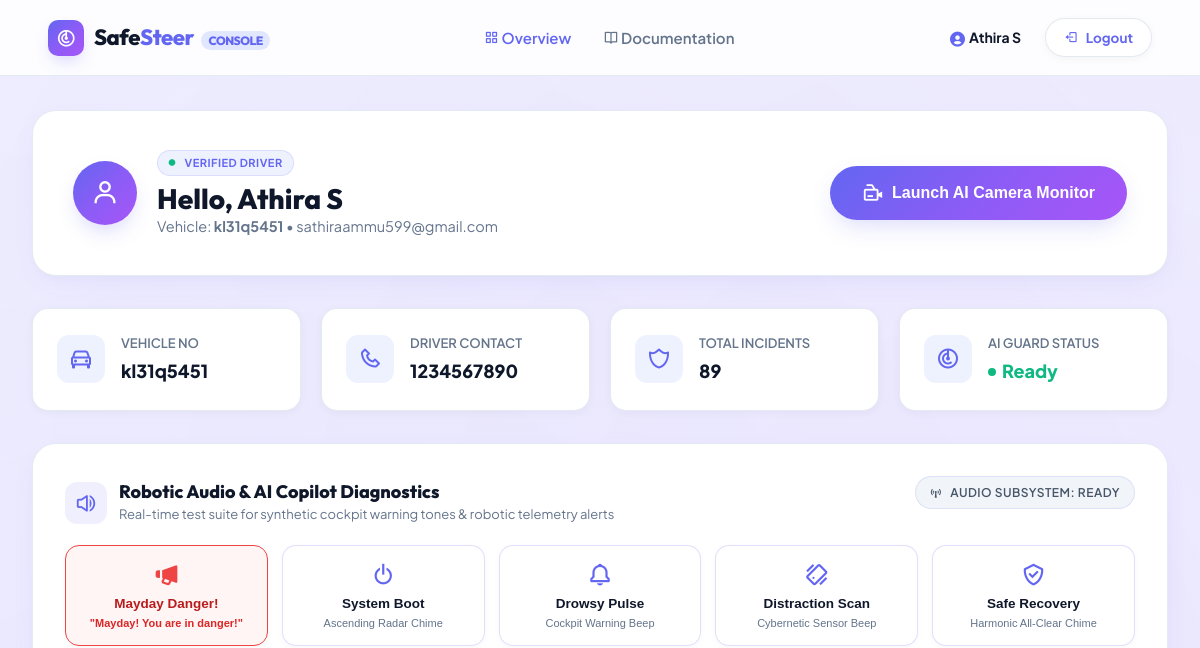
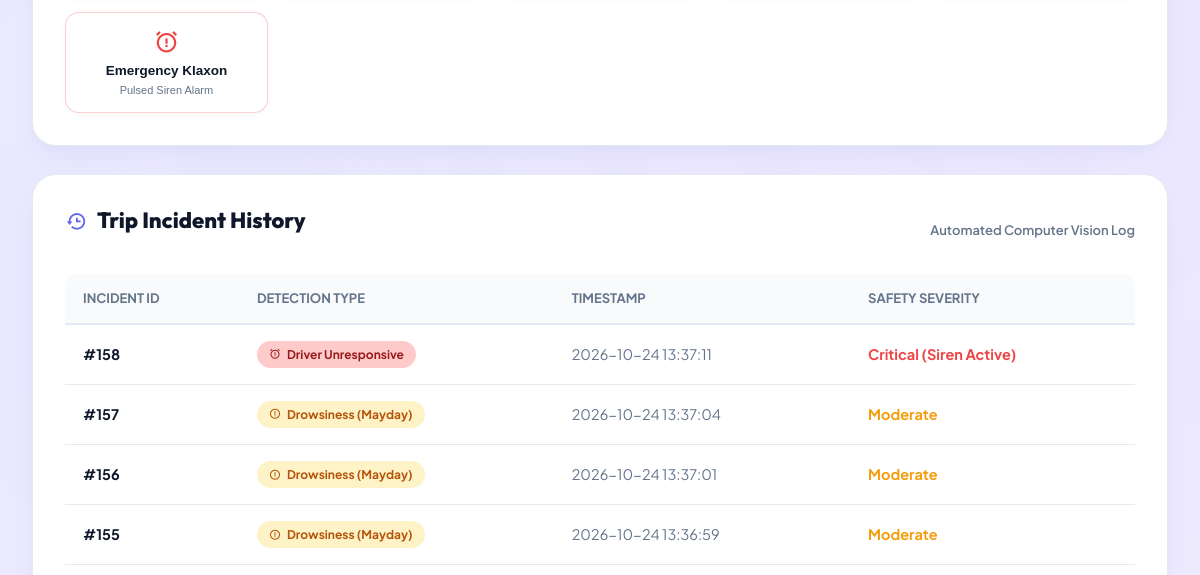
The page /dashboard (signed in, upper part) on the database as committed earlier (2 pictures, top to bottom).
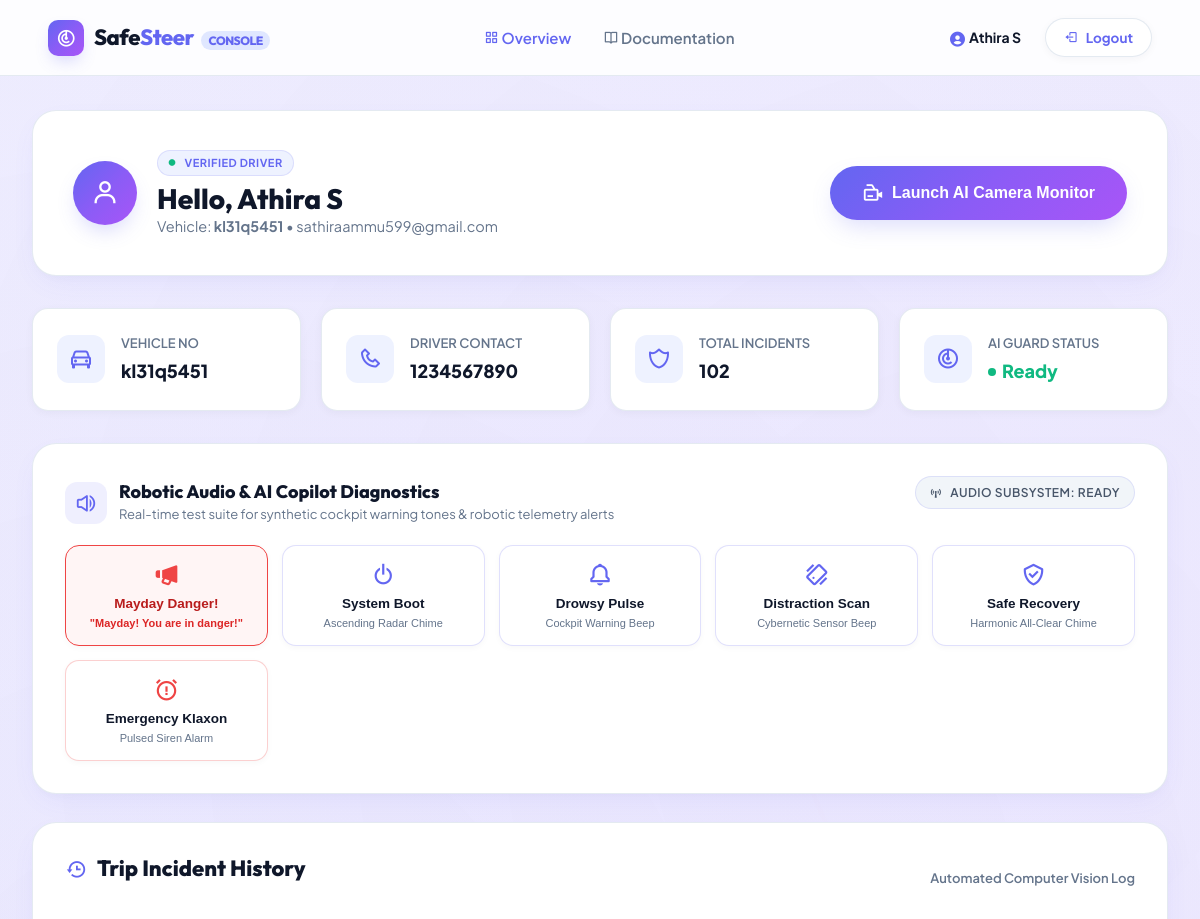
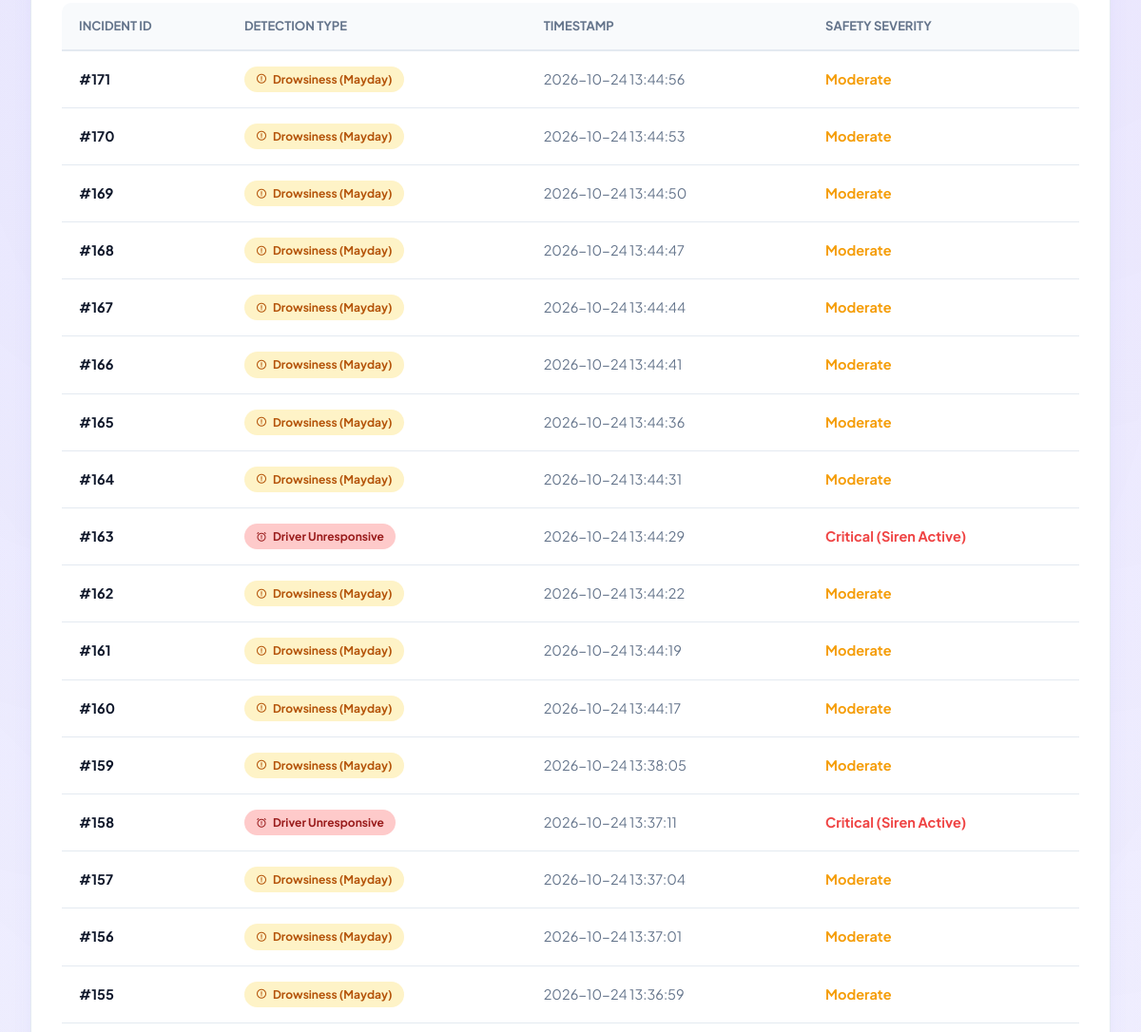
The same page on the database as committed later (2 pictures, top to bottom).
### tables this page shows
CREATE TABLE users (
            id INTEGER PRIMARY KEY AUTOINCREMENT,
            username TEXT NOT NULL,
            email TEXT NOT NULL UNIQUE,
            password_hash TEXT NOT NULL,
            phone TEXT,
            vehicle_no TEXT NOT NULL,
            role TEXT NOT NULL CHECK(role IN ('admin','driver')) DEFAULT 'driver',
            created_at TIMESTAMP DEFAULT CURRENT_TIMESTAMP
        );

CREATE TABLE "incidents" (
                id INTEGER PRIMARY KEY AUTOINCREMENT,
                user_id INTEGER NOT NULL,
                type TEXT NOT NULL,
                timestamp TIMESTAMP DEFAULT CURRENT_TIMESTAMP,
                FOREIGN KEY(user_id) REFERENCES users(id)
            );

### app.py (the view)
@app.route("/dashboard")
def dashboard():
    if "user_id" not in session:
        return redirect(url_for("index"))
    user_id = session["user_id"]
    conn = get_conn()
    cur = conn.cursor()
    cur.execute("SELECT id, username, email, phone, vehicle_no, role FROM users WHERE id=?", (user_id,))
    user = cur.fetchone()
    cur.execute("SELECT * FROM incidents WHERE user_id=? ORDER BY timestamp DESC", (user_id,))
    incidents = cur.fetchall()
    conn.close()
    return render_template("dashboard.html", user=user, incidents=incidents)

### db.py (called while the page is built)
def get_conn():
    conn = sqlite3.connect(DB_PATH)
    conn.row_factory = sqlite3.Row
    return conn

### templates/dashboard.html (shortened to what this page needs)
<!DOCTYPE html>
<html lang="en">
<head>
  <link href="https://unpkg.com/boxicons@2.1.4/css/boxicons.min.css" rel="stylesheet"/>
  <link rel="stylesheet" href="{{ url_for('static', filename='style.css') }}" />
</head>
<body style="background-color: #f8faff;">
  <header class="site-header">
    <a href="{{ url_for('dashboard') }}" class="brand-logo">
      <div class="logo-icon"><i class='bx bx-radar'></i></div>
      <span>Safe<span>Steer</span> <span style="font-size:12px; font-weight:800; padding:2px 7px; background:#e0e7ff; color:#6366f1; border-radius:999px; margin-left:4px;">CONSOLE</span></span>
    </a>
    <nav class="nav-links" id="navLinks">
      <a href="{{ url_for('dashboard') }}" class="active"><i class='bx bx-grid-alt'></i> Overview</a>
      <a href="{{ url_for('about') }}"><i class='bx bx-book-open'></i> Documentation</a>
    </nav>
    <div class="header-actions">
      <span style="font-size:14px; font-weight:700; color:var(--text-main); margin-right:8px;">
        <i class='bx bxs-user-circle' style="color:#6366f1; vertical-align:middle; font-size:18px;"></i> {{ user['username'] }}
      </span>
      <a href="{{ url_for('logout') }}" class="btn-pill secondary" style="padding: 8px 18px; font-size: 13.5px;">
        <i class='bx bx-log-out'></i> Logout
      </a>
    </div>
  </header>
  <main class="dashboard-container">
    <div class="dashboard-hero-card">
      <div class="driver-profile-info">
        <div class="driver-avatar-circle">
          <i class='bx bx-user'></i>
        </div>
        <div>
          <div class="pill-badge" style="margin-bottom:6px; font-size:11px; padding:3px 10px;">
            <i class='bx bxs-circle' style="font-size:8px; color:#10b981;"></i> VERIFIED DRIVER
          </div>
          <h2 style="font-size: 28px;">Hello, {{ user['username'] }}</h2>
          <p style="color:var(--text-muted); font-size:14.5px;">Vehicle: <strong>{{ user['vehicle_no'] }}</strong> &bull; {{ user['email'] }}</p>
        </div>
      </div>
      <div>
        <form action="{{ url_for('start_monitoring') }}" method="post">
          <button type="submit" class="btn-pill primary" style="padding: 16px 32px; font-size: 16px; border-radius: 999px;">
            <i class='bx bx-video-recording' style="font-size: 22px;"></i> Launch AI Camera Monitor
          </button>
        </form>
      </div>
    </div>
    <div class="details-grid">
      <div class="stat-card">
        <div class="stat-icon"><i class='bx bx-car'></i></div>
        <div class="stat-content">
          <h5>Vehicle No</h5>
          <p>{{ user['vehicle_no'] }}</p>
        </div>
      </div>
      <div class="stat-card">
        <div class="stat-icon"><i class='bx bx-phone'></i></div>
        <div class="stat-content">
          <h5>Driver Contact</h5>
          <p>{{ user['phone'] }}</p>
        </div>
      </div>
      <div class="stat-card">
        <div class="stat-icon"><i class='bx bx-shield-alt-2'></i></div>
        <div class="stat-content">
          <h5>Total Incidents</h5>
          <p>{{ incidents|length }}</p>
        </div>
      </div>
      <div class="stat-card">
        <div class="stat-icon"><i class='bx bx-radar'></i></div>
        <div class="stat-content">
          <h5>AI Guard Status</h5>
          <p style="color:#10b981; display:flex; align-items:center; gap:6px;">
            <span style="display:inline-block; width:8px; height:8px; border-radius:50%; background:#10b981;"></span> Ready
          </p>
        </div>
      </div>
    </div>
    <div class="table-card" style="margin-bottom: 28px;">
      <div style="display:flex; justify-content:space-between; align-items:center; margin-bottom: 16px; flex-wrap:wrap; gap:10px;">
        <div style="display:flex; align-items:center; gap:12px;">
          <div style="width:42px; height:42px; border-radius:12px; background:rgba(99,102,241,0.1); color:#6366f1; display:flex; align-items:center; justify-content:center; font-size:22px;">
            <i class='bx bx-volume-full'></i>
          </div>
          <div>
            <h3 style="margin:0; font-size:18px;">Robotic Audio & AI Copilot Diagnostics</h3>
            <p style="margin:2px 0 0; font-size:13px; color:var(--text-muted);">Real-time test suite for synthetic cockpit warning tones & robotic telemetry alerts</p>
          </div>
        </div>
        <div id="audioStatusBadge" class="pill-badge" style="font-size:12px; padding:6px 14px; background:#f1f5f9; color:#475569; font-weight:600; border-radius:999px;">
          <i class='bx bx-broadcast'></i> Audio Subsystem: Ready
        </div>
      </div>
      <div class="diagnostics-grid" style="display:grid; grid-template-columns: repeat(auto-fit, minmax(185px, 1fr)); gap:14px; margin-top:16px;">
        <button type="button" class="btn-sound-test danger" onclick="playRoboticAlert('mayday', '')" style="border-color:#ef4444; background:#fff5f5;">
          <i class='bx bxs-megaphone' style="color:#ef4444;"></i>
          <strong style="color:#b91c1c;">Mayday Danger!</strong>
          <span style="color:#dc2626; font-weight:600;">"Mayday! You are in danger!"</span>
        </button>
        <button type="button" class="btn-sound-test" onclick="playRoboticAlert('boot', 'Safe Steer A.I. online. Driver safety radar engaged.')">
          <i class='bx bx-power-off'></i>
          <strong>System Boot</strong>
          <span>Ascending Radar Chime</span>
        </button>
        <button type="button" class="btn-sound-test" onclick="playRoboticAlert('warning', 'Warning: Eye closure detected. Please stay alert.')">
          <i class='bx bx-bell'></i>
          <strong>Drowsy Pulse</strong>
          <span>Cockpit Warning Beep</span>
        </button>
        <button type="button" class="btn-sound-test" onclick="playRoboticAlert('phone', 'Warning: Handheld mobile distraction detected. Keep both hands on the wheel.')">
          <i class='bx bx-mobile-vibration'></i>
          <strong>Distraction Scan</strong>
          <span>Cybernetic Sensor Beep</span>
        </button>
        <button type="button" class="btn-sound-test" onclick="playRoboticAlert('safe', 'Driver attention status: normal.')">
          <i class='bx bx-check-shield'></i>
          <strong>Safe Recovery</strong>
          <span>Harmonic All-Clear Chime</span>
        </button>
        <button type="button" class="btn-sound-test danger" onclick="playRoboticAlert('emergency', 'Critical emergency: Driver unresponsive. Autonomous rescue telemetry dispatched.')">
          <i class='bx bx-alarm-exclamation'></i>
          <strong>Emergency Klaxon</strong>
          <span>Pulsed Siren Alarm</span>
        </button>
      </div>
    </div>
    <div class="table-card">
      <div style="display:flex; justify-content:space-between; align-items:center; margin-bottom: 20px;">
        <h3><i class='bx bx-history' style="color:#6366f1;"></i> Trip Incident History</h3>
        <span style="font-size:13px; color:var(--text-muted); font-weight:600;">Automated Computer Vision Log</span>
      </div>
      {% if incidents %}
      <div class="table-responsive">
        <table class="styled-table">
          <thead>
            <tr>
              <th>Incident ID</th>
              <th>Detection Type</th>
              <th>Timestamp</th>
              <th>Safety Severity</th>
            </tr>
          </thead>
          <tbody>
            {% for inc in incidents %}
            <tr>
              <td style="font-weight: 700; color:var(--text-main);">#{{ inc['id'] }}</td>
              <td>
                {% if 'Drowsiness' in inc['type'] %}
                  <span class="status-badge warning"><i class='bx bx-error-circle'></i> {{ inc['type'] }}</span>
                {% elif 'Phone' in inc['type'] %}
                  <span class="status-badge danger"><i class='bx bx-mobile-vibration'></i> {{ inc['type'] }}</span>
                {% elif 'Unresponsive' in inc['type'] %}
                  <span class="status-badge danger" style="background:#fecaca; color:#991b1b;"><i class='bx bx-alarm-exclamation'></i> {{ inc['type'] }}</span>
                {% else %}
                  <span class="status-badge warning">{{ inc['type'] }}</span>
                {% endif %}
              </td>
              <td style="color:var(--text-muted); white-space: nowrap;">{{ inc['timestamp'] }}</td>
              <td>
                {% if 'Unresponsive' in inc['type'] %}
                  <span style="color:#ef4444; font-weight:700;">Critical (Siren Active)</span>
                {% elif 'Drowsiness' in inc['type'] %}
                  <span style="color:#f59e0b; font-weight:700;">Moderate</span>
                {% else %}
                  <span style="color:#6366f1; font-weight:700;">Attention</span>
                {% endif %}
              </td>
            </tr>
            {% endfor %}
          </tbody>
        </table>
      </div>
      {% endif %}
    </div>
  </main>
</body>
</html>

### templates/dashboard.html (style rules this page uses)
.btn-sound-test { background: #ffffff; border: 1px solid rgba(99, 102, 241, 0.2); border-radius: 14px; padding: 16px 14px; display: flex; flex-direction: column; align-items: center; text-align: center; gap: 6px; cursor: pointer; transition: all 0.2s cubic-bezier(0.16, 1, 0.3, 1); box-shadow: 0 2px 6px rgba(15, 23, 42, 0.03); }
.btn-sound-test i { font-size: 26px; color: #6366f1; margin-bottom: 2px; transition: transform 0.2s ease; }
.btn-sound-test strong { font-size: 13.5px; color: var(--text-main); }
.btn-sound-test span { font-size: 11px; color: var(--text-muted); }
.btn-sound-test.danger { border-color: rgba(239, 68, 68, 0.25); }
.btn-sound-test.danger i { color: #ef4444; }

Rows that differ between the two databases and show on the page:
added incidents: id "171", type "Drowsiness (Mayday)", timestamp "2026-10-24 13:44:56", shows "Moderate"
added incidents: id "170", type "Drowsiness (Mayday)", timestamp "2026-10-24 13:44:53", shows "Moderate"
added incidents: id "169", type "Drowsiness (Mayday)", timestamp "2026-10-24 13:44:50", shows "Moderate"
added incidents: id "168", type "Drowsiness (Mayday)", timestamp "2026-10-24 13:44:47", shows "Moderate"
added incidents: id "167", type "Drowsiness (Mayday)", timestamp "2026-10-24 13:44:44", shows "Moderate"
added incidents: id "166", type "Drowsiness (Mayday)", timestamp "2026-10-24 13:44:41", shows "Moderate"
added incidents: id "165", type "Drowsiness (Mayday)", timestamp "2026-10-24 13:44:36", shows "Moderate"
added incidents: id "164", type "Drowsiness (Mayday)", timestamp "2026-10-24 13:44:31", shows "Moderate"
added incidents: id "163", type "Driver Unresponsive", timestamp "2026-10-24 13:44:29", shows "Critical (Siren Active)"
added incidents: id "162", type "Drowsiness (Mayday)", timestamp "2026-10-24 13:44:22", shows "Moderate"
added incidents: id "161", type "Drowsiness (Mayday)", timestamp "2026-10-24 13:44:19", shows "Moderate"
added incidents: id "160", type "Drowsiness (Mayday)", timestamp "2026-10-24 13:44:17", shows "Moderate"
added incidents: id "159", type "Drowsiness (Mayday)", timestamp "2026-10-24 13:38:05", shows "Moderate"
Other text that changed with them:
{{ incidents|length }}: "89" → "102"
